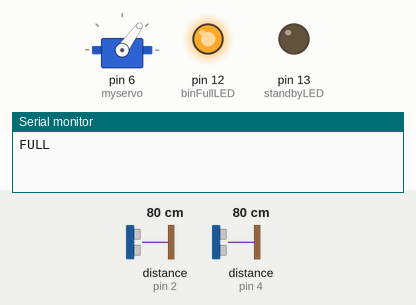
Recording of a sketch running on a simulated Arduino Uno, built with avr-gcc and run on an emulated ATmega328P. Parts: servo, output pins drawn as LEDs (lit = HIGH), the last lines printed to the serial monitor. Wiring (inferred from the names in the program): ultrasonic range finder: trigger pin 5; echo pin 4. The inputs (shaded band) are chosen by the test bench; at power-on: distance to the obstacle (sensors on pin 2, pin 4) 80 cm. The echo pulse lasts 58.3 µs per cm; pins used as bus, display or sensor lines are not drawn.

Above: at 13.5 s.
13.6 s: distance to the obstacle (sensor on pin 2) set to 97 cm
At 14.7 s:
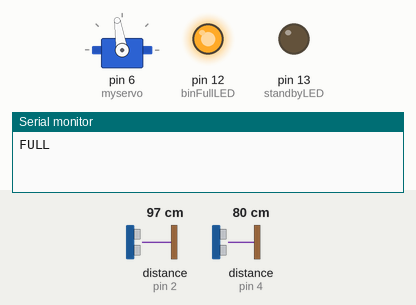
24.7 s: distance to the obstacle (sensor on pin 2) set to 106 cm
At 25.02 s:
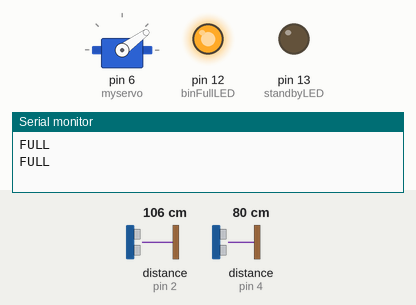
34.2 s: distance to the obstacle (sensor on pin 4) set to 2 cm
At 38.6 s:
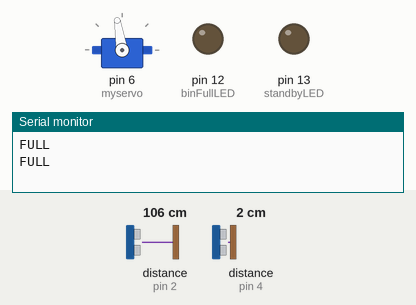
Timing chart, 0 to 49.7 s (numbered marks = the images above; inputs shaded):
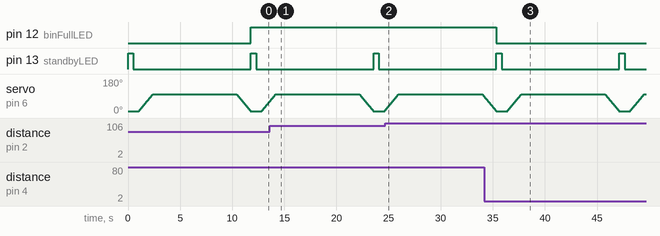

The sketch:

codeULblink.ino
```cpp
#include <Servo.h>

Servo myservo;
byte pos = 0;

// Sensor 1 (for hand detection)
const int trigPin1 = 5;
const int echoPin1 = 4;

// Sensor 2 (for bin fullness detection)
const int trigPin2 = 3;
const int echoPin2 = 2;

// LEDs
const int standbyLED = 13;
const int binFullLED = 12;

long distance1;
long distance2;

void setup() {
  // Initialize Serial Monitor
  Serial.begin(9600);

  // Servo and LED pins
  myservo.attach(6);
  pinMode(standbyLED, OUTPUT);
  pinMode(binFullLED, OUTPUT);

  // Sensor 1 pins
  pinMode(trigPin1, OUTPUT);
  pinMode(echoPin1, INPUT);

  // Sensor 2 pins
  pinMode(trigPin2, OUTPUT);
  pinMode(echoPin2, INPUT);

  // Initialize servo position (closed)
  myservo.write(8);
}

void loop() {
  // Blink standby LED slowly
  digitalWrite(standbyLED, HIGH);
  delay(500);
  digitalWrite(standbyLED, LOW);
  delay(500);

  // Get distance from Sensor 1 (for hand detection)
  distance1 = getDistance(trigPin1, echoPin1);

  // If object detected within 30cm, open lid
  if (distance1 < 300) {
    openLid();
    delay(8000);  // Keep lid open for 8 seconds
    closeLid();
  }

  // Get distance from Sensor 2 (to check if bin is full)
  distance2 = getDistance(trigPin2, echoPin2);

  // If bin full detected (less than 10cm remaining space)
  if (distance2 < 100) {
    digitalWrite(binFullLED, HIGH);
    Serial.println("FULL");  // Display 'FULL' on Serial Monitor
  } else {
    digitalWrite(binFullLED, LOW);
  }
}

// Function to measure distance from an HC-SR04 sensor
long getDistance(int trigPin, int echoPin) {
  digitalWrite(trigPin, LOW);
  delayMicroseconds(5);
  digitalWrite(trigPin, HIGH);
  delayMicroseconds(10);
  digitalWrite(trigPin, LOW);
  long duration = pulseIn(echoPin, HIGH);
  long distance = (duration * 0.034) / 2; // in cm
  return distance;
}

// Function to open the lid
void openLid() {
  for (pos = 8; pos < 100; pos++) {
    myservo.write(pos);
    delay(15);
  }
}

// Function to close the lid
void closeLid() {
  for (pos = 100; pos > 8; pos--) {
    myservo.write(pos);
    delay(15);
  }
}
```

Measured:
- the behaviour switches between 100 and 101 cm on distance to the obstacle (sensor on pin 2) (found by bisection; images 1 and 2)
- by itself, pin 13 (standbyLED): alternates HIGH for 0.50 s and LOW for 11.3 s
